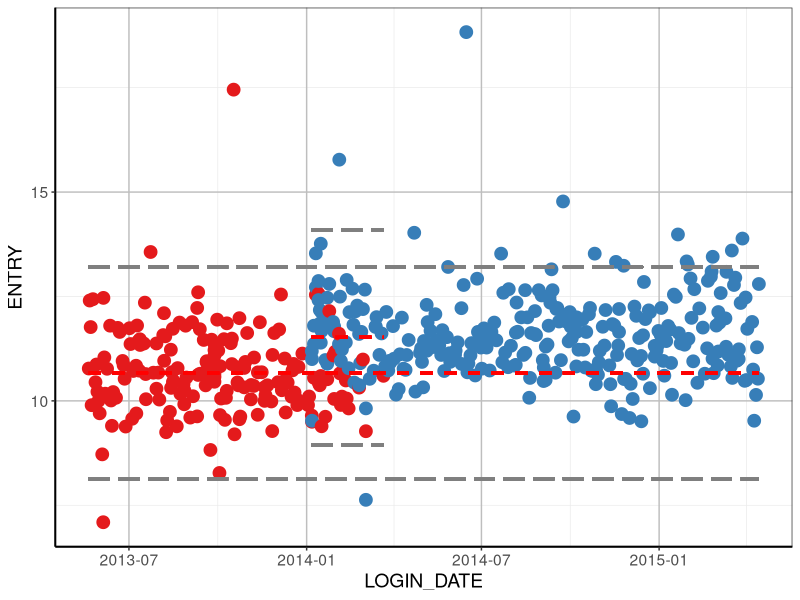

Source code (R):
library(readr)
library(ggplot2)
library(dplyr)
library(lubridate)

remove.outliers <- function(x, na.rm = TRUE, ...) {
        qnt <- quantile(x, probs=c(.25, .75), na.rm = na.rm, ...)
        H <- 1.5 * IQR(x, na.rm = na.rm)
        y <- x
        y[x < (qnt[1] - H)] <- NA
        y[x > (qnt[2] + H)] <- NA
        y
}

data <- read_csv("VITD_SRM.csv")
colnames(data)[1] <- "Sample"
data$LOGIN_DATE <- dmy_hm(data$LOGIN_DATE)

data2 <- data %>%
        group_by(SAMPLING_POINT)%>%
        mutate(ENTRY = remove.outliers(ENTRY))%>%
        na.omit()%>%
        summarise(Mean = mean(ENTRY), 
                              UWL = Mean+2*sd(ENTRY),
                              UCL = Mean+3*sd(ENTRY),
                              LWL = Mean-2*sd(ENTRY),
                              LCL = Mean-3*sd(ENTRY),
                                SD = sd(ENTRY))
data2

n <- unique(data$SAMPLING_POINT)

data3 <- data %>%
        group_by(SAMPLING_POINT)%>%
        arrange(LOGIN_DATE)%>%
        mutate(count=row_number(),
               first_SRM = count==1)%>%
        filter(first_SRM==TRUE)
       
data3

data4 <- data %>%
        group_by(SAMPLING_POINT)%>%
        arrange(desc(LOGIN_DATE))%>%
        mutate(count=row_number(),
               last_SRM = count==1)%>%
        filter(last_SRM==TRUE)

data4

plot <- ggplot(data, aes(x=LOGIN_DATE, y=ENTRY, colour = SAMPLING_POINT)) +
        geom_point(size=4, alpha=1.0) +
        geom_segment(aes(x = data3$LOGIN_DATE[1],xend = data4$LOGIN_DATE[1], y = data2$Mean[1], yend = data2$Mean[1]), colour = "red", lty=2, lwd=1) +
        geom_segment(aes(x = data3$LOGIN_DATE[2],xend = data4$LOGIN_DATE[2], y = data2$Mean[2], yend = data2$Mean[2]), colour = "red", lty=2, lwd=1) +
        geom_segment(aes(x = data3$LOGIN_DATE[1],xend = data4$LOGIN_DATE[1], y = data2$UCL[1], yend = data2$UCL[1]), colour = "grey50", lty=5, lwd=1) +
        geom_segment(aes(x = data3$LOGIN_DATE[2],xend = data4$LOGIN_DATE[2], y = data2$UCL[2], yend = data2$UCL[2]), colour = "grey50", lty=5, lwd=1) +
        geom_segment(aes(x = data3$LOGIN_DATE[1],xend = data4$LOGIN_DATE[1], y = data2$LCL[1], yend = data2$LCL[1]), colour = "grey50", lty=5, lwd=1) +
        geom_segment(aes(x = data3$LOGIN_DATE[2],xend = data4$LOGIN_DATE[2], y = data2$LCL[2], yend = data2$LCL[2]), colour = "grey50", lty=5, lwd=1) +
        scale_color_brewer(palette="Set1") +
        theme_bw() +
        theme(panel.grid.major = element_line(size = 0.5, color = "grey"), 
              axis.line = element_line(size = 0.7, color = "black"), 
              legend.position = c(2.3,8), 
              text = element_text(size = 14))

        
plot